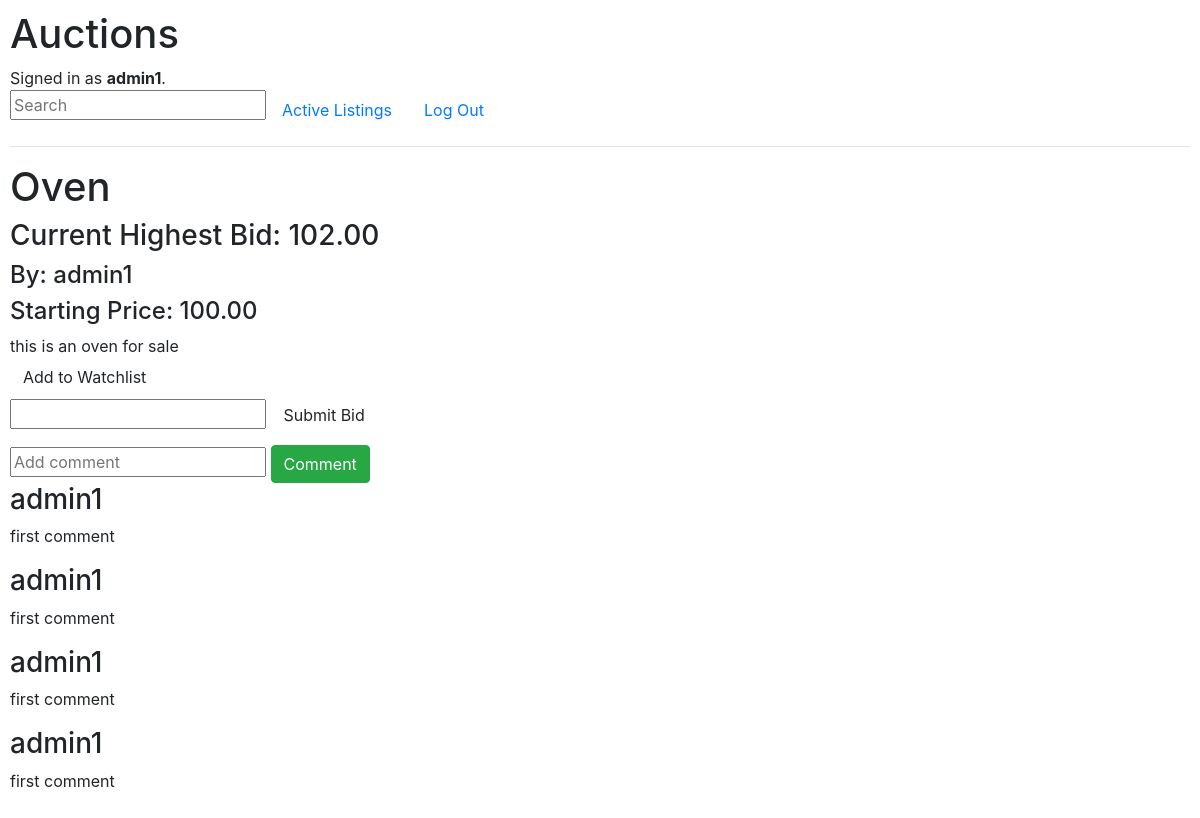
Page /listed/1 (signed in) on the committed database.
### auctions/models.py (models this page shows, shortened)
class User(AbstractUser):
    pass

class Listing(models.Model):
	listed_id = models.AutoField(auto_created=True, primary_key=True)
	item_name = models.CharField(max_length=64)
	item_description = models.CharField(max_length=500, default="no description")
	seller = models.CharField(max_length=64)
	buyer = models.CharField(max_length=64, default="none")
	price = models.DecimalField(max_digits=19, decimal_places=2)
	category = models.CharField(max_length=12, default="no category")
	image = models.CharField(max_length=255, default="no image")
	listing_date = models.DateField(default=0000-00-00)

class Bid(models.Model):
	bid_id = models.AutoField(primary_key=True)
	listing_id = models.ForeignKey(Listing, on_delete=models.CASCADE, related_name="bidded")
	bidder = models.CharField(max_length=64)
	value = models.DecimalField(max_digits=19, decimal_places=2)

class Comment(models.Model):
	comment_id = models.AutoField(primary_key=True)
	listing_id = models.ForeignKey(Listing, on_delete=models.CASCADE, related_name="commented")
	commenter = models.CharField(max_length=64)
	comment = models.CharField(max_length=200)

### auctions/views.py (the view)
# urls.py: path("listed/<int:item_id>", views.listed, name="listed"),
def listed(request, item_id):
    listed = Listing.objects.get(pk=item_id)
    return render(request, "auctions/listed.html", {
        "listed_id": item_id,
        "title": listed.item_name,
        "description": listed.item_description,
        "price": listed.price,
        "comments": Comment.objects.filter(listing_id=item_id),
        "high_bid": Bid.objects.filter(listing_id=item_id)
        })

### auctions/templates/auctions/listed.html (shortened to what this page needs)
{% extends "auctions/layout.html" %}
{% block body %}
	<h1>{{ title }}</h1>
	<div>
		{% for bid in high_bid %}
			<h3>Current Highest Bid: {{ bid.value }}</h3>
			<h4>By: {{ bid.bidder }}</h4>
		{% empty %}
			<h3 hidden></h3>
		{% endfor %}
		<h4>Starting Price: {{ price }}</h4>
	</div>
	<div>
		{{ description }}
	</div>
	{% if user.is_authenticated %}
		<div>
			<a class="btn btn primary" href="#">Add to Watchlist</a>
			<form action="{% url 'bid' item_id=listed_id %}" method="post">
				<input name="new_bid" class="form-group" type="number" step="0.01">
				<button class="btn btn primary" type="submit">Submit Bid</button>
			</form>
		</div>
		<div>
			<form action="{% url 'comment' item_id=listed_id %}" method="post">
				<input name="new_comment" type="text" placeholder="Add comment">
				<button class="btn btn-success" type="submit">Comment</button>
			</form>
			{% for comment in comments %}
				<h3>{{ comment.commenter }}</h3>
				<p>{{ comment.comment }}</p>
			{% empty %}
				<p>No comments on this listing</p>
			{% endfor %}
		</div>
	{% endif %}
{% endblock %}

### auctions/templates/auctions/layout.html (shortened to what this page needs)
{% load static %}
<!DOCTYPE html>
<html lang="en">
    <head>
        <link rel="stylesheet" href="https://stackpath.bootstrapcdn.com/bootstrap/4.4.1/css/bootstrap.min.css">
        <link href="{% static 'auctions/styles.css' %}" rel="stylesheet">
    </head>
    <body>
        <h1>Auctions</h1>
        <div>
            {% if user.is_authenticated %}
                Signed in as <strong>{{ user.username }}</strong>.
            {% else %}
                Not signed in.
            {% endif %}
        </div>
        <ul class="nav">
            <form action="{% url 'search' %}" method="post">
                    <input class="search" type="text" name="q" placeholder="Search">
            </form>
            <li class="nav-item">
                <a class="nav-link" href="{% url 'index' %}">Active Listings</a>
            </li>
            {% if user.is_authenticated %}
                <li class="nav-item">
                    <a class="nav-link" href="{% url 'logout' %}">Log Out</a>
                </li>
            {% endif %}
        </ul>
        <hr>
        {% block body %}
        {% endblock %}
    </body>
</html>

### auctions/static/auctions/styles.css (style rules this page uses)
body { padding: 10px; }

### rows in the picture
User: username "admin1"
Listing: item_name "Oven", price "100.00", item_description "this is an oven for sale"
Bid: value "102.00", bidder "admin1"
Comment: commenter "admin1", comment "first comment"
Comment: commenter "admin1", comment "first comment"
Comment: commenter "admin1", comment "first comment"
Comment: commenter "admin1", comment "first comment"
